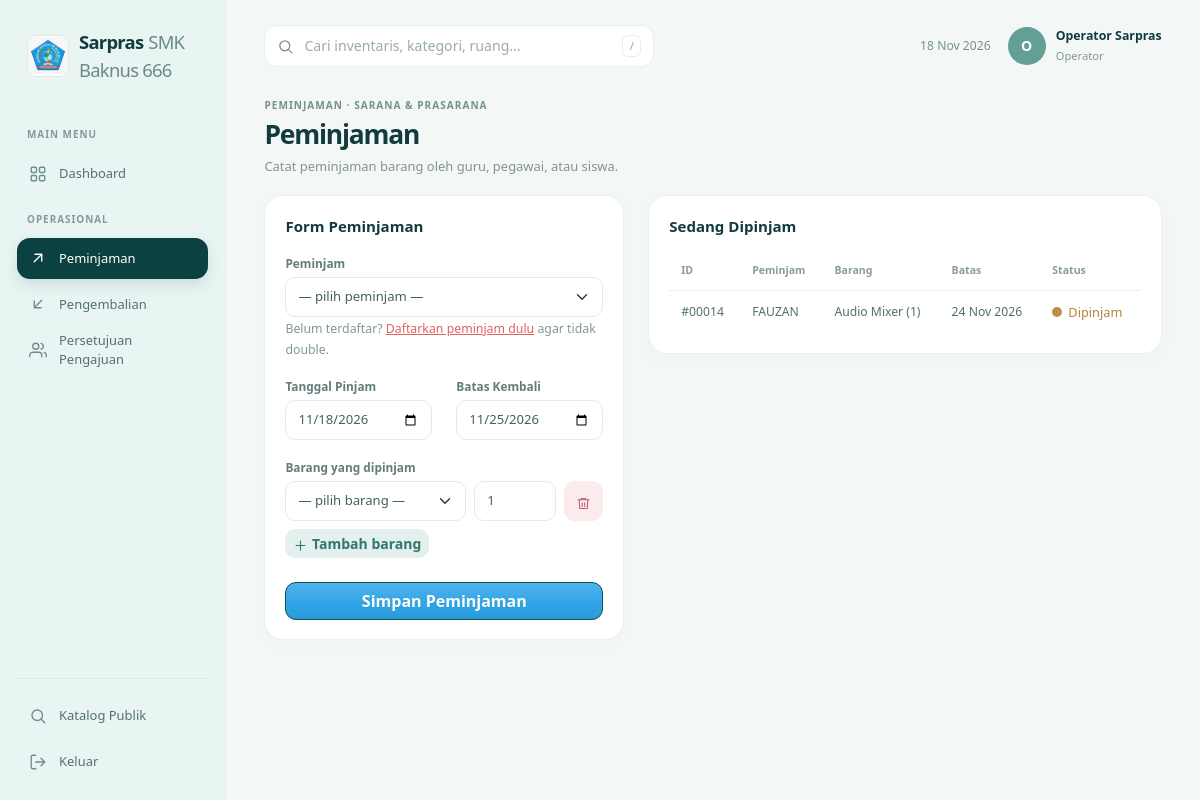
Page /pages/peminjaman.php (signed in) on the committed database.
### tables this page shows
CREATE TABLE `peminjaman` (
  `id_peminjaman` int(11) NOT NULL,
  `tanggal_pinjam` date NOT NULL,
  `batas_kembali` date NOT NULL,
  `tanggal_kembali` date DEFAULT NULL,
  `status_peminjaman` enum('Dipinjam','Dikembalikan') NOT NULL DEFAULT 'Dipinjam',
  `id_pegawai` int(11) NOT NULL,
  `id_petugas` int(11) DEFAULT NULL,
  `dicatat_pada` datetime NOT NULL DEFAULT current_timestamp(),
  `dikembalikan_pada` datetime DEFAULT NULL
);

CREATE TABLE `pegawai` (
  `id_pegawai` int(11) NOT NULL,
  `nama_pegawai` varchar(100) NOT NULL,
  `nip` varchar(30) NOT NULL,
  `jabatan` varchar(60) NOT NULL,
  `alamat` varchar(255) DEFAULT NULL,
  `aktif` tinyint(1) NOT NULL DEFAULT 1
);

### app/Peminjaman.php (called while the page is built, shortened)
<?php
class Peminjaman
{
    public static function daftar(string $status, int $limit = 0): array
    {
        $sortOrder = $status === 'Dipinjam'
            ? 'p.batas_kembali ASC'
            : 'p.dikembalikan_pada DESC';
        $limitSql = $limit ? ' LIMIT ' . (int)$limit : '';
        $sql = "SELECT p.id_peminjaman, p.tanggal_pinjam, p.batas_kembali,
                       p.tanggal_kembali, p.status_peminjaman, g.nama_pegawai, g.jabatan,
                       (p.status_peminjaman='Dipinjam' AND p.batas_kembali < CURDATE()) AS terlambat,
                       GROUP_CONCAT(CONCAT(i.nama,' (',d.jumlah,')') SEPARATOR ', ') AS barang
                  FROM peminjaman p
                  JOIN pegawai g ON g.id_pegawai=p.id_pegawai
                  JOIN detail_pinjam d ON d.id_peminjaman=p.id_peminjaman
                  JOIN inventaris i ON i.id_inventaris=d.id_inventaris
                 WHERE p.status_peminjaman=?
                 GROUP BY p.id_peminjaman
                 ORDER BY $sortOrder$limitSql";
        return Database::all($sql, [$status]);
    }
}

### app/Database.php (called while the page is built, shortened)
<?php
class Database
{
    private static ?PDO $pdo = null;
    public static function conn(): PDO
    {
        return self::$pdo ??= new PDO(
            'mysql:host=' . DB_HOST . ';dbname=' . DB_NAME . ';charset=utf8mb4',
            DB_USER,
            DB_PASS,
            [
                PDO::ATTR_ERRMODE => PDO::ERRMODE_EXCEPTION,
                PDO::ATTR_DEFAULT_FETCH_MODE => PDO::FETCH_ASSOC,
            ]
        );
    }
    public static function q(string $sql, array $p = []): PDOStatement
    {
        $statement = self::conn()->prepare($sql);
        $statement->execute($p);
        return $statement;
    }
    public static function all(string $sql, array $p = []): array
    {
        return self::q($sql, $p)->fetchAll();
    }
}

### pages/peminjaman.php (the view, shortened to what this page needs)
<?php
$activeLoans = Peminjaman::daftar('Dipinjam', 8);
require __DIR__ . '/../includes/header.php';
?>
<div class="row g-4">
  <div class="col-lg-5">
    <form method="post" class="panel panel-white">
      <div class="panel-title">Form Peminjaman</div>
      <div class="mb-3">
        <label class="form-label">Peminjam</label>
        <select name="id_pegawai" class="form-select" required>
          <option value="">— pilih peminjam —</option>
        </select>
        <small class="text-muted">Belum terdaftar? <a href="<?= url('pages/master.php?m=pegawai') ?>">Daftarkan peminjam dulu</a> agar tidak double.</small>
      </div>
      <div class="row">
        <div class="col-6 mb-3"><label class="form-label">Tanggal Pinjam</label><input type="date" name="tanggal_pinjam" class="form-control" value="<?= date('Y-m-d') ?>" required></div>
        <div class="col-6 mb-3"><label class="form-label">Batas Kembali</label><input type="date" name="batas_kembali" class="form-control" value="<?= date('Y-m-d', strtotime('+7 day')) ?>" required></div>
      </div>
      <label class="form-label">Barang yang dipinjam</label>
      <div id="items"></div>
      <button type="button" id="addItem" class="btn btn-sm btn-blue-soft mb-4"><?= icon('plus', 15) ?> Tambah barang</button>
      <button class="btn btn-primary w-100">Simpan Peminjaman</button>
    </form>
    <template id="tplItem">
      <div class="item-row">
        <select name="items[__i__][id]" class="form-select" required>
          <option value="">— pilih barang —</option>
        </select>
        <input type="number" name="items[__i__][jumlah]" class="form-control" value="1" min="1" required>
        <button type="button" class="btn btn-red-soft rm-item" title="Hapus baris"><?= icon('trash', 15) ?></button>
      </div>
    </template>
  </div>
  <div class="col-lg-7">
    <div class="panel panel-mint">
      <div class="panel-title">Sedang Dipinjam</div>
      <div class="table-responsive">
        <table class="tbl">
          <thead><tr><th>ID</th><th>Peminjam</th><th>Barang</th><th>Batas</th><th>Status</th></tr></thead>
          <tbody>
          <?php foreach ($activeLoans as $loan): ?>
            <tr>
              <td>#<?= str_pad($loan['id_peminjaman'], 5, '0', STR_PAD_LEFT) ?></td>
              <td><?= e($loan['nama_pegawai']) ?></td>
              <td><?= e($loan['barang']) ?></td>
              <td><?= tgl($loan['batas_kembali']) ?></td>
              <td><?= $loan['terlambat'] ? '<span class="st st-danger">Terlambat</span>' : '<span class="st st-warn">Dipinjam</span>' ?></td>
            </tr>
          <?php endforeach ?>
          </tbody>
        </table>
      </div>
    </div>
  </div>
</div>
<?php require __DIR__ . '/../includes/footer.php'; ?>

### assets/css/style.css (style rules this page uses)
:root { --coral: #ff7f7f; --coral-d: #f26a6a; --coral-l: #ffe3e1; --mint: #eef2ea; --blue: #f1f5f6; --peach: #fdf3f1; --gray: #f5f6f9; --ink: #101a33; --maroon: #4b1f1f; --muted: #8a93a6; --ok: #1f9d6b; --warn: #f0a030; --bad: #ef5f5f; --bs-primary: #ff7f7f; --bs-primary-rgb: 255, 127, 127; --bs-link-color: #e0615f; --bs-link-hover-color: #c94a4a; --bs-link-color-rgb: 224, 97, 95; --bs-link-hover-color-rgb: 201, 74, 74; }
* { -webkit-font-smoothing: antialiased; }
body { font-family: "Poppins", "Segoe UI", system-ui, -apple-system, Roboto, sans-serif; background: linear-gradient(160deg, #bcc4d0 0%, #e8ebf1 100%) fixed; color: #2a3350; min-height: 100vh; padding: 28px; font-size: .92rem; }
.panel { border-radius: 22px; padding: 20px 22px; }
.panel-white { background: #fff; border: 1px solid #eef0f3; box-shadow: 0 2px 10px rgba(30, 40, 70, .03); }
.panel-mint { background: var(--mint); }
.panel-title { font-size: 1.12rem; font-weight: 500; color: var(--ink); margin-bottom: 14px; }
.tbl { width: 100%; border-collapse: separate; border-spacing: 0 8px; }
.tbl th { font-size: .76rem; font-weight: 500; color: #596378; padding: 0 14px 2px; white-space: nowrap; }
.tbl td { background: #fff; padding: 12px 14px; vertical-align: middle; font-size: .84rem; color: #3b4660; }
.tbl td:first-child { border-radius: 14px 0 0 14px; }
.tbl td:last-child { border-radius: 0 14px 14px 0; }
.st { display: inline-flex; align-items: center; gap: 7px; font-size: .8rem; white-space: nowrap; }
.st::before { content: ""; width: 10px; height: 10px; border-radius: 50%; background: currentColor; opacity: .9; }
.st-warn { color: var(--warn); }
.btn { border-radius: 12px; font-weight: 500; }
.btn-primary { --bs-btn-bg: #ff7f7f; --bs-btn-border-color: #ff7f7f; --bs-btn-color: #fff; --bs-btn-hover-bg: #f26a6a; --bs-btn-hover-border-color: #f26a6a; --bs-btn-hover-color: #fff; --bs-btn-active-bg: #e95b5b; --bs-btn-active-border-color: #e95b5b; --bs-btn-active-color: #fff; --bs-btn-disabled-bg: #ff7f7f; --bs-btn-disabled-border-color: #ff7f7f; --bs-btn-focus-shadow-rgb: 255, 127, 127; }
.btn-blue-soft { background: #dff0ff; color: #2a7de1; border: 0; }
.btn-red-soft { background: #ffe3e1; color: #d94f4f; border: 0; }
.form-control, .form-select { border-radius: 12px; border-color: #e2e6ec; background-color: #fff; }
.form-label { font-size: .8rem; color: #596378; margin-bottom: 4px; }
.item-row { display: grid; grid-template-columns: 1fr 88px 40px; gap: 8px; margin-bottom: 8px; }
body.app-modern { --dash-ink: #123b3d; --dash-muted: #82999a; --dash-line: #e8f0ef; margin: 0; padding: 0; min-height: 100vh; color: #426261; background: #f3f8f7; font-size: .88rem; }
.app-modern .panel { padding: 19px 20px; border: 1px solid #eaf1f0; border-radius: 19px; box-shadow: 0 5px 17px rgba(26,73,71,.025); }
.app-modern .panel-white, .app-modern .panel-mint, .app-modern .panel-blue, .app-modern .panel-peach, .app-modern .panel-gray { background: #fff; }
.app-modern .panel-title { color: var(--dash-ink); font-size: .94rem; font-weight: 650; }
.app-modern .text-muted { color: #829796 !important; }
.app-modern .btn { border-radius: 11px; font-weight: 550; }
.app-modern .btn-primary { --bs-btn-bg: #0c5552; --bs-btn-border-color: #0c5552; --bs-btn-hover-bg: #0a4442; --bs-btn-hover-border-color: #0a4442; --bs-btn-active-bg: #083c3a; --bs-btn-active-border-color: #083c3a; --bs-btn-focus-shadow-rgb: 12, 85, 82; }
.app-modern .btn-blue-soft { background: #e3f0ed; color: #33776f; }
.app-modern .btn-red-soft { background: #fcebed; color: #bb6572; }
.app-modern .tbl { border-spacing: 0; }
.app-modern .tbl th { padding: 11px 12px; color: #879c9b; border-bottom: 1px solid #eaf1f0; font-size: .66rem; font-weight: 650; }
.app-modern .tbl td { padding: 12px; color: #536f6d; border-bottom: 1px solid #f0f4f3; background: transparent; font-size: .76rem; }
.app-modern .tbl td:first-child, .app-modern .tbl td:last-child { border-radius: 0; }
.app-modern .tbl tbody tr:last-child td { border-bottom: 0; }
.app-modern .form-control, .app-modern .form-select { min-height: 40px; border-color: #e3ecea; border-radius: 10px; color: #426261; font-size: .82rem; }
.app-modern .form-label { color: #627d7b; font-size: .74rem; font-weight: 550; }
.app-modern .item-row { grid-template-columns: minmax(0, 1fr) 82px 39px; gap: 8px; }
.app-modern .st { gap: 6px; }
.app-modern .st-warn { color: #b78337; }

### rows in the picture
peminjaman: id_peminjaman "00014", id_pegawai.nama_pegawai "FAUZAN", barang "Audio Mixer (1)", batas_kembali "24 Nov 2026"

### other values in the picture
$group "MAIN MENU"
$label "Dashboard"
$group "OPERASIONAL"
$label "Peminjaman"
$label "Pengembalian"
$label "Persetujuan Pengajuan"
substr($user['nama'], 0, 1) "O"
$user['nama'] "Operator Sarpras"
$user['level'] "Operator"
$title "PEMINJAMAN"
$heading "Peminjaman"
$sub "Catat peminjaman barang oleh guru, pegawai, atau siswa."
